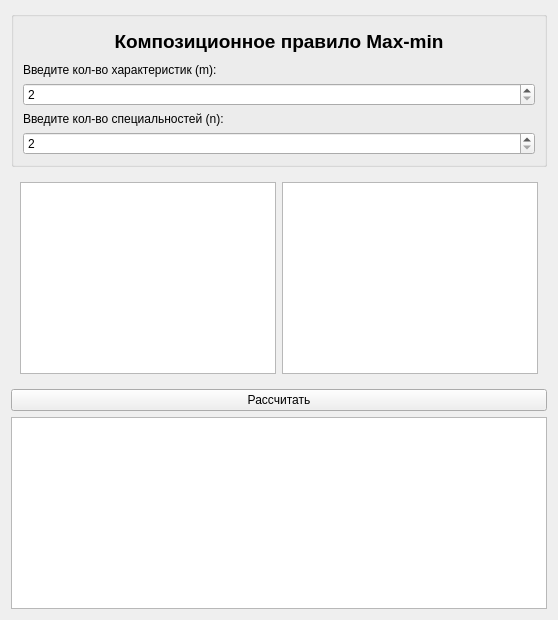
      <widget class="QWidget" name="page3">
       <layout class="QGridLayout" name="gridLayout_12">
        <item row="5" column="0">
         <widget class="QTableWidget" name="p3_tableResult">
          <property name="enabled">
           <bool>true</bool>
          </property>
          <property name="inputMethodHints">
           <set>Qt::InputMethodHint::ImhNone</set>
          </property>
          <property name="editTriggers">
           <set>QAbstractItemView::EditTrigger::NoEditTriggers</set>
          </property>
          <property name="supportedDragActions">
           <set>Qt::DropAction::IgnoreAction</set>
          </property>
         </widget>
        </item>
        <item row="1" column="0">
         <widget class="QGroupBox" name="groupBox_3">
          <property name="sizePolicy">
           <sizepolicy hsizetype="Preferred" vsizetype="Fixed">
            <horstretch>0</horstretch>
            <verstretch>0</verstretch>
           </sizepolicy>
          </property>
          <property name="title">
           <string/>
          </property>
          <layout class="QVBoxLayout" name="verticalLayout_4">
           <item>
            <widget class="QLabel" name="label_4">
             <property name="layoutDirection">
              <enum>Qt::LayoutDirection::LeftToRight</enum>
             </property>
             <property name="styleSheet">
              <string notr="true">    color: black;              /* Цвет текста */
    font-weight: bold;         /* Жирный шрифт */
    font-size: 14pt;           /* Размер шрифта */
    padding: 4px 8px;          /* Внутренние отступы вокруг текста */</string>
             </property>
             <property name="text">
              <string>Композиционное правило Max-min</string>
             </property>
             <property name="alignment">
              <set>Qt::AlignmentFlag::AlignCenter</set>
             </property>
             <property name="openExternalLinks">
              <bool>false</bool>
             </property>
             <property name="textInteractionFlags">
              <set>Qt::TextInteractionFlag::NoTextInteraction</set>
             </property>
            </widget>
           </item>
           <item>
            <widget class="QLabel" name="label_2">
             <property name="sizePolicy">
              <sizepolicy hsizetype="Preferred" vsizetype="Fixed">
               <horstretch>0</horstretch>
               <verstretch>0</verstretch>
              </sizepolicy>
             </property>
             <property name="text">
              <string>Введите кол-во характеристик (m):</string>
             </property>
            </widget>
           </item>
           <item>
            <widget class="QSpinBox" name="p3_count_m">
             <property name="minimum">
              <number>2</number>
             </property>
            </widget>
           </item>
           <item>
            <widget class="QLabel" name="label_14">
             <property name="sizePolicy">
              <sizepolicy hsizetype="Preferred" vsizetype="Fixed">
               <horstretch>0</horstretch>
               <verstretch>0</verstretch>
              </sizepolicy>
             </property>
             <property name="text">
              <string>Введите кол-во специальностей (n):</string>
             </property>
            </widget>
           </item>
           <item>
            <widget class="QSpinBox" name="p3_count_n">
             <property name="minimum">
              <number>2</number>
             </property>
            </widget>
           </item>
          </layout>
         </widget>
        </item>
        <item row="2" column="0">
         <widget class="QWidget" name="widget" native="true">
          <layout class="QHBoxLayout" name="horizontalLayout_2">
           <item>
            <widget class="QTableWidget" name="p3_tableInput_1">
             <attribute name="horizontalHeaderCascadingSectionResizes">
              <bool>false</bool>
             </attribute>
             <attribute name="horizontalHeaderMinimumSectionSize">
              <number>115</number>
             </attribute>
             <attribute name="horizontalHeaderDefaultSectionSize">
              <number>125</number>
             </attribute>
             <attribute name="verticalHeaderCascadingSectionResizes">
              <bool>false</bool>
             </attribute>
            </widget>
           </item>
           <item>
            <widget class="QTableWidget" name="p3_tableInput_2">
             <attribute name="horizontalHeaderMinimumSectionSize">
              <number>115</number>
             </attribute>
             <attribute name="horizontalHeaderDefaultSectionSize">
              <number>125</number>
             </attribute>
            </widget>
           </item>
          </layout>
         </widget>
        </item>
        <item row="4" column="0">
         <widget class="QPushButton" name="p3_run_button">
          <property name="text">
           <string>Рассчитать</string>
          </property>
         </widget>
        </item>
       </layout>
      </widget>
